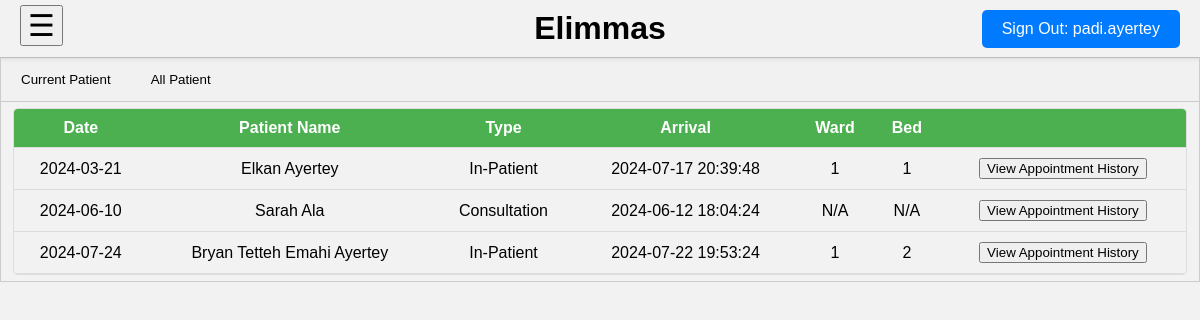
The app's page /doc/docpatients.php (signed in), older data.
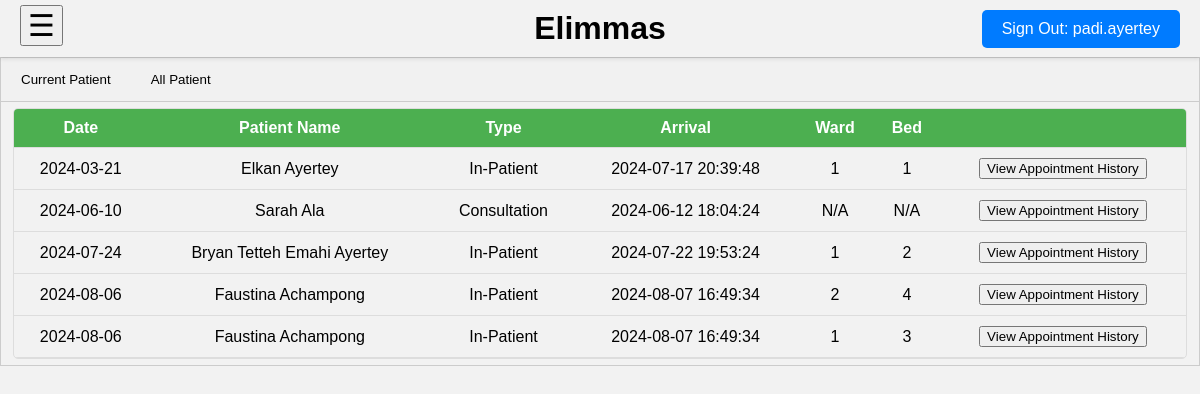
The same page, newer data.
### tables this page shows
CREATE TABLE `appointments` (
  `id` int(11) NOT NULL,
  `patient_id` int(11) NOT NULL,
  `doc_id` varchar(255) NOT NULL,
  `date` date NOT NULL,
  `time` time NOT NULL,
  `diagnosis` varchar(255) DEFAULT NULL,
  `type` enum('In-Patient','Consultation') NOT NULL,
  `check_in` datetime DEFAULT NULL,
  `check_out` datetime DEFAULT NULL,
  `patient_condition` varchar(255) NOT NULL,
  `resuscitation_status` enum('yes','no') NOT NULL,
  `diet` varchar(255) NOT NULL,
  `medication_prescribed` text DEFAULT NULL,
  `notes` mediumtext DEFAULT NULL,
  `dis_notes` mediumtext DEFAULT NULL,
  `nur_notes` mediumtext DEFAULT NULL
);

### doc/docpatients.php (the view, shortened to what this page needs)
<?php
include "../conn.php";
include "../nav.php";
?>
<html>
    <body>
        <div class="tab">
            <button class="tablinks" onclick="openTab(event, 'cur_pat')" id="defaultOpen">Current Patient</button>
            <button class="tablinks" onclick="openTab(event, 'all_pat')" >All Patient</button>
        </div>
        <div id="cur_pat" class="tabcontent">
            <?php
            $sql = "SELECT patient.pat_id, appointments.date,concat(Fname,' ',LName) 'Patient Name',appointments.type,COALESCE(beds.room_id,'Accomodation Pending')'Room', COALESCE(beds.bed_id,'Accomodation Pending')'Bed',appointments.id,appointments.check_in FROM appointments
                INNER join patient on appointments.patient_id = patient.pat_id
                left join (SELECT * from patients_beds WHERE end_date is null) pb on appointments.id = pb.apt_id
                Left join beds on beds.bed_id = pb.bed_id
                where check_in is not null and check_out is null
                order by appointments.date;";
            $result = $conn->query($sql);
            echo "<div class='container'><div class='table-wrapper'><table><thead><tr><th>Date</th><th>Patient Name</th><th>Type</th><th>Arrival</th><th>Ward</th><th>Bed</th><th></th></tr>";
            if ($result->num_rows > 0) {
                echo "<tbody>";
                    while($row = $result->fetch_assoc()) {
                        $room =$row["Room"];
                        $bed = $row["Bed"];
                        if ($row['type'] =="Consultation"){
                            $room ="N/A";
                            $bed = "N/A";
                        }
                        $string = "<tbody><tr><td>".$row["date"]."</td><td>".$row["Patient Name"]."</td><td>".$row["type"]."</td><td>".$row["check_in"]."</td><td>".$room."</td><td>".$bed."</td>";
                    $string = $string . "<td><form action='docapthistory.php' method='post'>
                        <input type='hidden' name='id' value=".$row['pat_id'].">
                        <input type='submit' value='View Appointment History'>
                    </form></td>
                    </tr>";
                    echo $string;
                    }
                    echo "</tbody></table></div></div>";
                }
            ?>
        </div>
    </body>
</html>

### nav.php (shortened to what this page needs)
<!DOCTYPE html>
<html lang="en">
<head>
</head>
<body>
<div class="header">
    <h1>Elimmas</h1>
    <a href="../signout.php" class="sign-out-button"><?php echo "Sign Out: ".$_SESSION['user'][0];?></a>
</div>
<button class="openbtn" id="openButton" onclick="openNav()">&#9776;</button>
</body>
</html>

### nav.php (style rules this page uses)
body { font-family: Arial, sans-serif; margin: 0; padding: 0; }
.openbtn { position: fixed; top: 5px; left: 20px; font-size: 30px; cursor: pointer; }
.header { display: flex; justify-content: center; align-items: center; background-color: #f2f2f2; padding: 10px 20px; position: relative; box-shadow: 0 2px 4px rgba(0, 0, 0, 0.1); }
.header h1 { margin: 0; }
.sign-out-button { position: absolute; right: 20px; padding: 10px 20px; background-color: #007bff; color: white; border: none; border-radius: 5px; cursor: pointer; text-decoration: none; }

Row changes from the older to the newer data that the page shows:
added appointments: date "2024-08-06", Patient "Faustina Achampong", type "In-Patient", check_in "2024-08-07 16:49:34", room "2", bed "4", room "1", bed "3"
